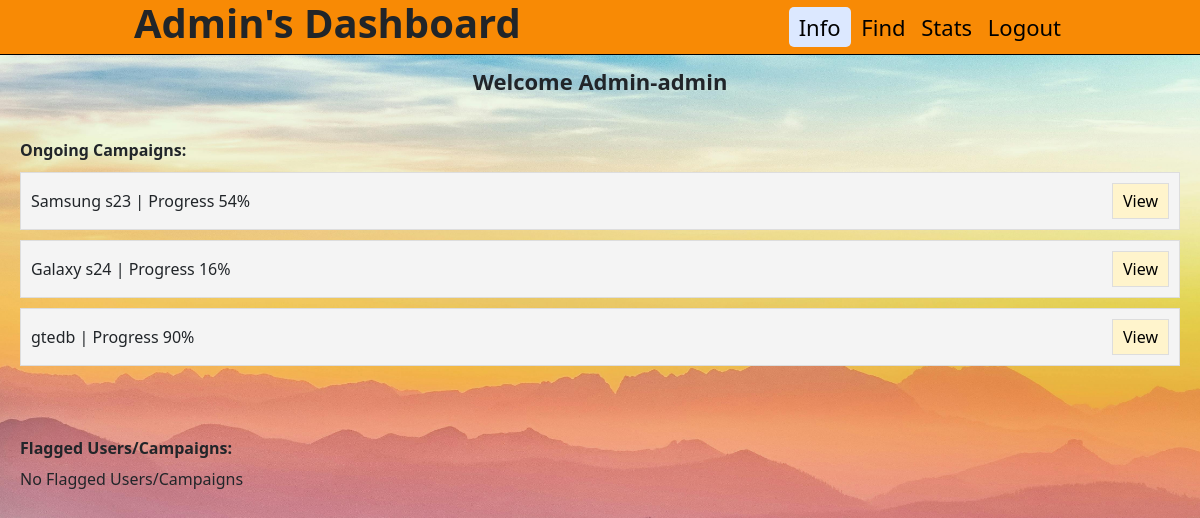
Screenshot of /admindashboard (signed in) with the database file from the repository.
### backend/models.py (models this page shows)
class Campaign_Info(db.Model):
    __tablename__="campaign_info"
    id=db.Column(db.Integer,primary_key=True)
    name=db.Column(db.String,nullable=False)
    description=db.Column(db.String,nullable=False)
    start_date=db.Column(db.String,nullable=False)
    end_date=db.Column(db.String,nullable=False)
    budget=db.Column(db.String,nullable=False)
    visibility=db.Column(db.String,nullable=False,default="private")
    goals=db.Column(db.String,nullable=False)
    niche=db.Column(db.String,nullable=False,default="Not specific")
    sponsor_id=db.Column(db.Integer,db.ForeignKey("sponsor_info.id"),nullable=False)
    adrequest_info=db.relationship("Adrequest_Info",backref="campaign_info")
    flagged=db.Column(db.String,nullable=False,default="NO")

### backend/controllers.py (the view)
@app.route("/admindashboard", methods=["GET", "POST"])
def admindashboard():
    if 'admin' not in session:
        return redirect(url_for('adminlogin'))
    uname = session.get('admin')
    campaigns = fetch_campaigns()
    flagged_campaigns = Campaign_Info.query.filter_by(flagged="YES").all()
    flagged_influencers = Influencer_Info.query.filter_by(flagged="YES").all()
    flagged_sponsors = Sponsor_Info.query.filter_by(flagged="YES").all()
    flagged_list = {}
    for campaign in flagged_campaigns:
        flagged_list[f"campaign_{campaign.id}"] = [
            "campaign", campaign.name, campaign.sponsor_info.name, campaign.description,
            campaign.start_date, campaign.end_date, campaign.budget, campaign.visibility, campaign.goals
        ]
    for influencer in flagged_influencers:
        flagged_list[f"influencer_{influencer.id}"] = [
            "influencer", influencer.user_name, influencer.platform, influencer.Followers
        ]
    for sponsor in flagged_sponsors:
        flagged_list[f"sponsor_{sponsor.id}"] = [
            "sponsor", sponsor.name, sponsor.industry
        ]
    for campaign in campaigns.values():
        campaign_id = campaign['id']
        ad_requests = Adrequest_Info.query.filter_by(campaign_id=campaign_id).all()
        campaign['ad_requests'] = [{
            'name': ad.name,
            'messages': ad.messages,
            'requirements': ad.requirements,
            'payment_amount': ad.payment_amount,
            'status': ad.status,
            'ad_status_sponsor': ad.ad_status_sponsor
        } for ad in ad_requests]
    return render_template(
        "admindashboard.html",
        user=uname,
        campaigns=campaigns,
        flagged=flagged_list,
    )

### backend/controllers.py (called while the page is built)
def calculate_progress(start_date, end_date):
    start = datetime.strptime(start_date, "%d-%m-%y")
    end = datetime.strptime(end_date, "%d-%m-%y")
    now = datetime.now()
    if now < start:
        return 0
    elif now > end:
        return 100
    else:
        total_duration = (end - start).days
        elapsed_duration = (now - start).days
        progress = (elapsed_duration / total_duration) * 100
        return int(progress)

def fetch_campaigns():
    campaigns = Campaign_Info.query.filter_by(flagged="NO").all()
    campaign_list = {}
    for campaign in campaigns:
        progress = calculate_progress(campaign.start_date, campaign.end_date)
        if progress<100:
         campaign_list[campaign.id] = {
            'name': campaign.name,
            'progress': f"Progress {progress}%",
            'description': campaign.description,
            'start_date': campaign.start_date,
            'end_date': campaign.end_date,
            'budget': campaign.budget,
            'visibility':campaign.visibility,
            'goals':campaign.goals,
            'sponsor_name':campaign.sponsor_info.name,
            'id':campaign.id,
            'niche':campaign.niche
        }
    return campaign_list

### templates/admindashboard.html (shortened to what this page needs)
<!DOCTYPE html>
<html lang="en">
<head>
    <link rel="stylesheet" href="/static/style.css">
    <link href="https://cdn.jsdelivr.net/npm/bootstrap@5.0.2/dist/css/bootstrap.min.css" rel="stylesheet">
</head>
<body class="bfdadmindash">
    <header>
        <nav class="navigation">
            <h1 id="admindash"><b>Admin's Dashboard</b></h1>
            <div id="admin_button">
                <a href="#" id="active" class="bt">Info</a>
                <a href="/adminsearch" class="bt">Find</a>
                <a href="/adminstats" class="bt">Stats</a>
                <a href="/adminlogin" class="bt">Logout</a>
            </div>
        </nav>
    </header>
    <div class="greet">Welcome Admin-{{user}}</div>
    <div class="container-unique">
        <div class="section-title-unique">Ongoing Campaigns:</div>
        {% if campaigns %}
            {% for key, values in campaigns.items() %}
                <div class="item-unique">
                    <div>{{ values['name'] }} | {{ values['progress'] }}</div>
                    <button type="button" class="view-unique" data-bs-toggle="modal" data-bs-target="#campaignModal{{ key }}">View</button>
                </div>
            {% endfor %}
        {% else %}
            <h6>No Ongoing Campaigns</h6>
        {% endif %}
    </div>
    <div class="container-unique">
        <div class="section-title-unique">Flagged Users/Campaigns:</div>
        {% if flagged %}
            {% for key, values in flagged.items() %}
                <div class="item-unique">
                    {% if values[0] == "campaign" %}
                        <div>{{ values[1] }} | {{ values[2] }}</div>
                        <div>
                            <button type="button" class="view-unique" data-bs-toggle="modal" data-bs-target="#flaggedModal{{ key }}">View</button>
                            <form action="{{ url_for('unflag_item', item_type=values[0], item_id=key.split('_')[1]) }}" method="POST" style="display: inline;">
                              <button type="submit" class="remove-unique">Remove</button>
                          </form>
                        </div>
                    {% elif values[0] == "influencer" %}
                        <div>{{ values[1] }} | {{ values[2] }}</div>
                        <div>
                            <button type="button" class="view-unique" data-bs-toggle="modal" data-bs-target="#flaggedModal{{ key }}">View</button>
                            <form action="{{ url_for('unflag_item', item_type=values[0], item_id=key.split('_')[1]) }}" method="POST" style="display: inline;">
                              <button type="submit" class="remove-unique">Remove</button>
                          </form>
                        </div>
                    {% elif values[0] == "sponsor" %}
                        <div>{{ values[1] }} | {{ values[2] }}</div>
                        <div>
                            <button type="button" class="view-unique" data-bs-toggle="modal" data-bs-target="#flaggedModal{{ key }}">View</button>
                            <form action="{{ url_for('unflag_item', item_type=values[0], item_id=key.split('_')[1]) }}" method="POST" style="display: inline;">
                              <button type="submit" class="remove-unique">Remove</button>
                          </form>
                        </div>
                    {% endif %}
                </div>
                <div class="modal fade" id="flaggedModal{{ key }}" data-bs-backdrop="static" data-bs-keyboard="false" tabindex="-1" aria-labelledby="flaggedModalLabel{{ key }}" aria-hidden="true">
                    <div class="modal-dialog">
                        <div class="modal-content">
                            <div class="modal-header">
                                <h5 class="modal-title" id="flaggedModalLabel{{ key }}">{{ values[1] }}</h5>
                                <button type="button" class="btn-close" data-bs-dismiss="modal" aria-label="Close"></button>
                            </div>
                            <div class="modal-body">
                                {% if values[0] == "campaign" %}
                                    <p><strong>Name:</strong> {{ values[1] }}</p>
                                    <p><strong>Sponsor:</strong> {{ values[2] }}</p>
                                    <p><strong>Description:</strong> {{ values[3] }}</p>
                                    <p><strong>Start Date:</strong> {{ values[4] }}</p>
                                    <p><strong>End Date:</strong> {{ values[5] }}</p>
                                    <p><strong>Budget:</strong> {{ values[6] }}</p>
                                    <p><strong>Visibility:</strong> {{ values[7] }}</p>
                                    <p><strong>Goals:</strong> {{ values[8] }}</p>
                                {% elif values[0] == "influencer" %}
                                    <p><strong>User Name:</strong> {{ values[1] }}</p>
                                    <p><strong>Platform:</strong> {{ values[2] }}</p>
                                    <p><strong>Followers:</strong> {{ values[3] }}</p>
                                {% elif values[0] == "sponsor" %}
                                    <p><strong>User Name:</strong> {{ values[1] }}</p>
                                    <p><strong>Industry:</strong> {{ values[2] }}</p>
                                {% endif %}
                            </div>
                            <div class="modal-footer">
                                <button type="button" class="btn btn-secondary" data-bs-dismiss="modal">Close</button>
                            </div>
                        </div>
                    </div>
                </div>
            {% endfor %}
        {% else %}
            <h6>No Flagged Users/Campaigns</h6>
        {% endif %}
    </div>
</body>
</html>

### static/style.css (style rules this page uses)
* { margin: 0; padding: 0; }
.bt { text-decoration: none; padding: 5px; color: black; }
.bfdadmindash { background-image:url(/static/img/img-admindash.jpg); background-repeat: no-repeat; background-size: cover; background-position: center; }
#active { background-color: #dce8ff; padding: 5px 10px; border-radius: 5px; }
.navigation { display: flex; background-color: rgb(248, 138, 5); height: 55px;; justify-content: space-around; align-items: center; border-bottom: 1px solid black; }
#admin_button { font-size: 22px; }
.greet { display: flex; justify-content: center; align-content: center; font-size: 22px; margin-top: 10px; font-weight: 600; }
.container-unique { padding: 20px; }
.section-title-unique { font-size: 16px; margin: 20px 0 10px; font-weight: bold; }
.item-unique { display: flex; justify-content: space-between; align-items: center; background-color: #f4f4f4; padding: 10px; border: 1px solid #ddd; margin-bottom: 10px; }
.item-unique div { display: flex; align-items: center; }
.item-unique button { padding: 5px 10px; margin-left: 10px; cursor: pointer; }
.item-unique button.view-unique { background-color: #fff4cc; border: 1px solid #ddd; }

### templates/admindashboard.html (style rules this page uses)
body,html { height: 100%; }

### rows the page displays
Campaign_Info: name "Samsung s23"
Campaign_Info: name "Galaxy s24"
Campaign_Info: name "gtedb"

### other values shown
{{ user }} "admin"
{{ values['progress'] }} "Progress 54%" "Progress 16%" "Progress 90%"
